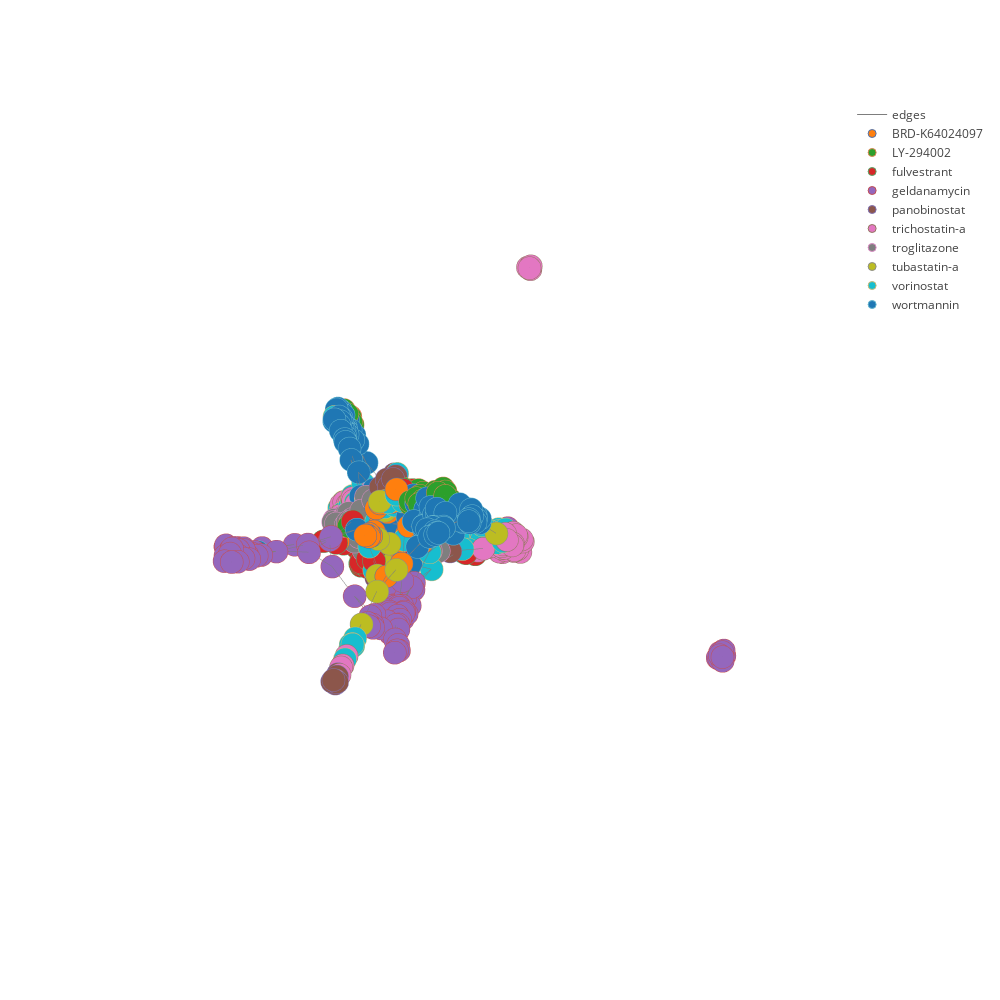

Notebook code for this chart:
### Code cell
plots.plotly_network(G, layt, sig_info_df_sub,
                          hue='pert_iname',
                          label_cols=['pert_iname', 'pert_itime', 'pert_idose'])
